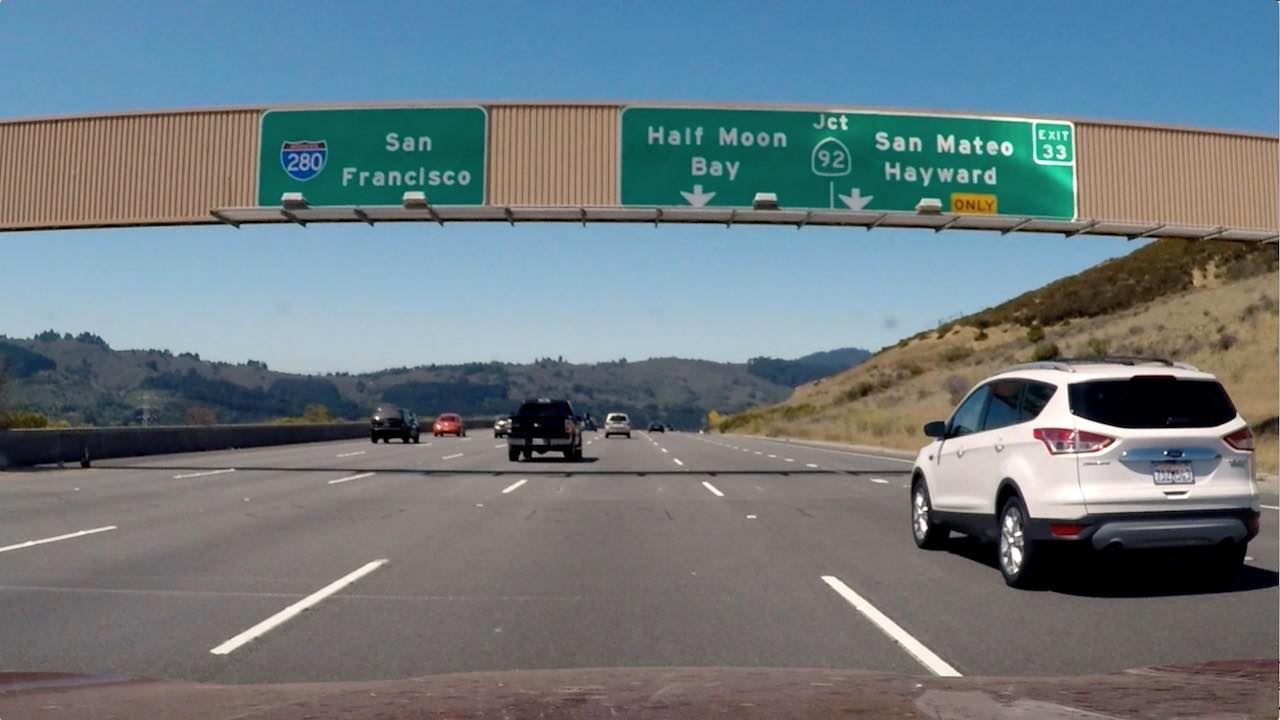
#> input picture Gradient and ColorSpaces/signs_vehicles_xygrad.png, 1280 x 720 px
$ jupyter execute apply_sobel.ipynb   (older library calls are emulated)
#> lines starting #> are read from the running program, lines starting #| are printed output that depends on the picture; after the words box and inside, x2 and y2 are one past the last pixel; in counts of white or black regions, pixels touching at a corner belong together
[cell 1]
import numpy as np
import cv2
import matplotlib.pyplot as plt
import matplotlib.image as mpimg
import pickle


# Read in an image and grayscale it
image = mpimg.imread('signs_vehicles_xygrad.png')
#> image is the input picture: shape (720, 1280, 3) float32; mean R, G, B 0.428, 0.477, 0.5

[cell 2]
# Define a function that applies Sobel x or y,
# then takes an absolute value and applies a threshold.
# Note: calling your function with orient='x', thresh_min=5, thresh_max=100
# should produce output like the example image shown above this quiz.
def abs_sobel_thresh(img, orient='x', thresh_min=0, thresh_max=255):

    # Apply the following steps to img
    # 1) Convert to grayscale
#> called with orient = 'x', thresh_min = 5, thresh_max = 100
    gray = cv2.cvtColor(img, cv2.COLOR_RGB2GRAY)
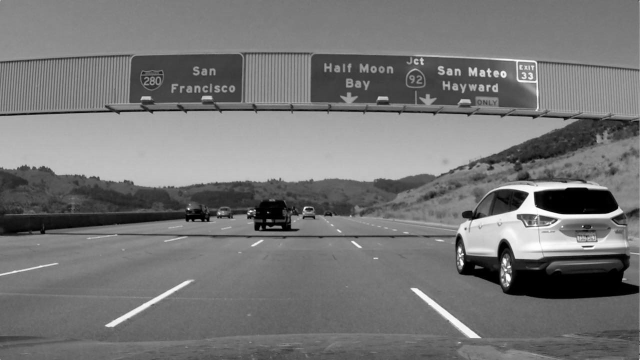
#> gray: shape (720, 1280) float32 (shown at 1/2 size); min 0, max 0.999, mean 0.465
    # 2) Take the derivative in x or y given orient = 'x' or 'y'
    sobelx = cv2.Sobel(gray, cv2.CV_64F, 1, 0)
    sobely = cv2.Sobel(gray, cv2.CV_64F, 0, 1)
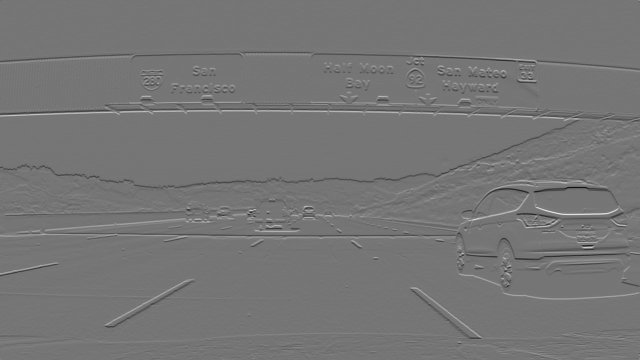
#> sobely: shape (720, 1280) float64 (shown at 1/2 size); min -3.12, max 3.62, mean -0.00103; drawn with min black and max white
    # 3) Take the absolute value of the derivative or gradient
    abs_sobelx = np.absolute(sobelx)
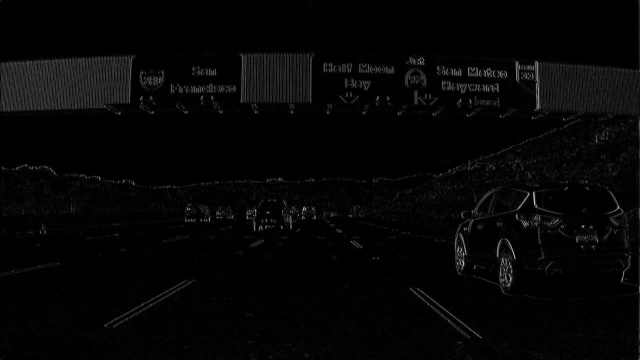
#> abs_sobelx: shape (720, 1280) float64 (shown at 1/2 size); min 0, max 3.19, mean 0.0728; drawn with min black and max white
    # 4) Scale to 8-bit (0 - 255) then convert to type = np.uint8
    scaled_sobel = np.uint8(255*abs_sobelx/np.max(abs_sobelx))
    # 5) Create a mask of 1's where the scaled gradient magnitude
            # is > thresh_min and < thresh_max
    sxbinary = np.zeros_like(scaled_sobel)
    sxbinary[(scaled_sobel >= thresh_min) & (scaled_sobel <= thresh_max)] = 1
    # 6) Return this mask as your binary_output image
    return sxbinary

[cell 3]
# Run the function
grad_binary = abs_sobel_thresh(image, orient='x', thresh_min=5, thresh_max=100)
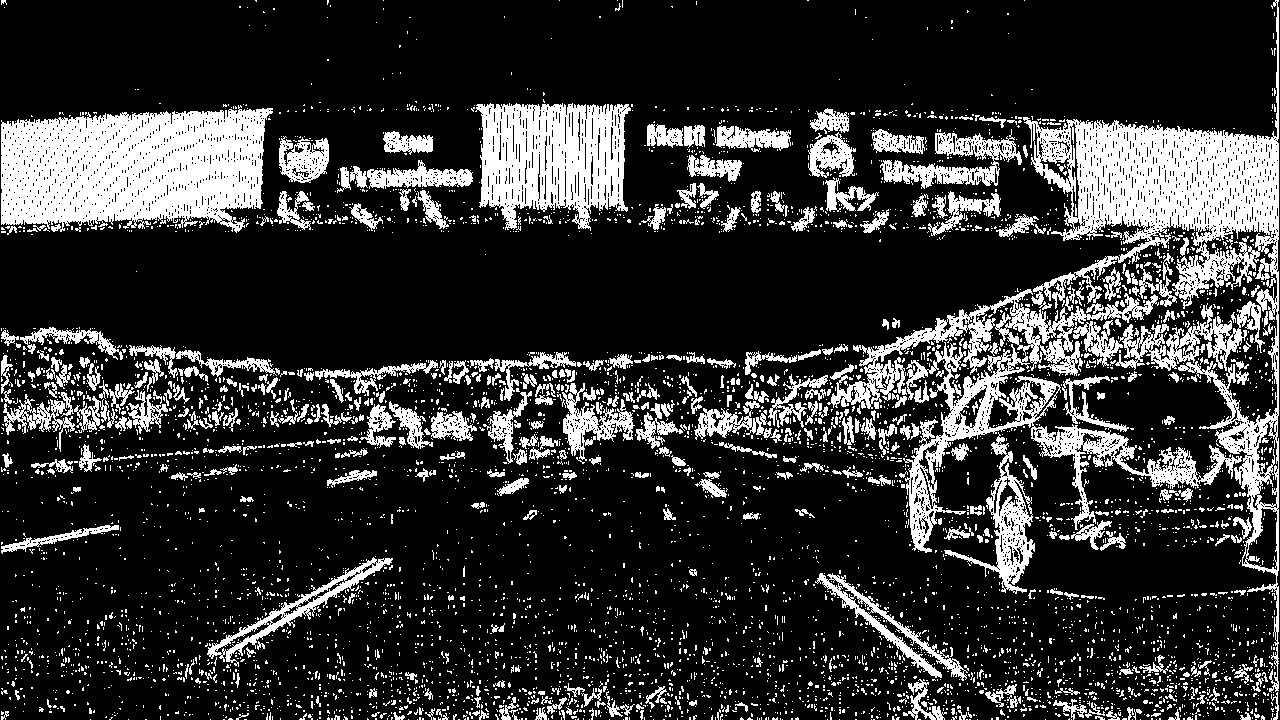
#> grad_binary: shape (720, 1280); values 0 (black) and 1 (white), 19.9% white; 5777 white regions (5299 under 20 px), largest, box (x1, y1, x2, y2) and area: (1023, 0, 1279, 693) 34451, (1, 105, 273, 233) 26410, (827, 289, 1242, 553) 19453
# Plot the result
f, (ax1, ax2) = plt.subplots(1, 2, figsize=(24, 9))
f.tight_layout()
ax1.imshow(image)
ax1.set_title('Original Image', fontsize=50)
ax2.imshow(grad_binary, cmap='gray')
ax2.set_title('Thresholded Gradient', fontsize=50)
plt.subplots_adjust(left=0., right=1, top=0.9, bottom=0.)

$ run again, with Gradient and ColorSpaces/test1.jpg saved as Gradient and ColorSpaces/signs_vehicles_xygrad.png
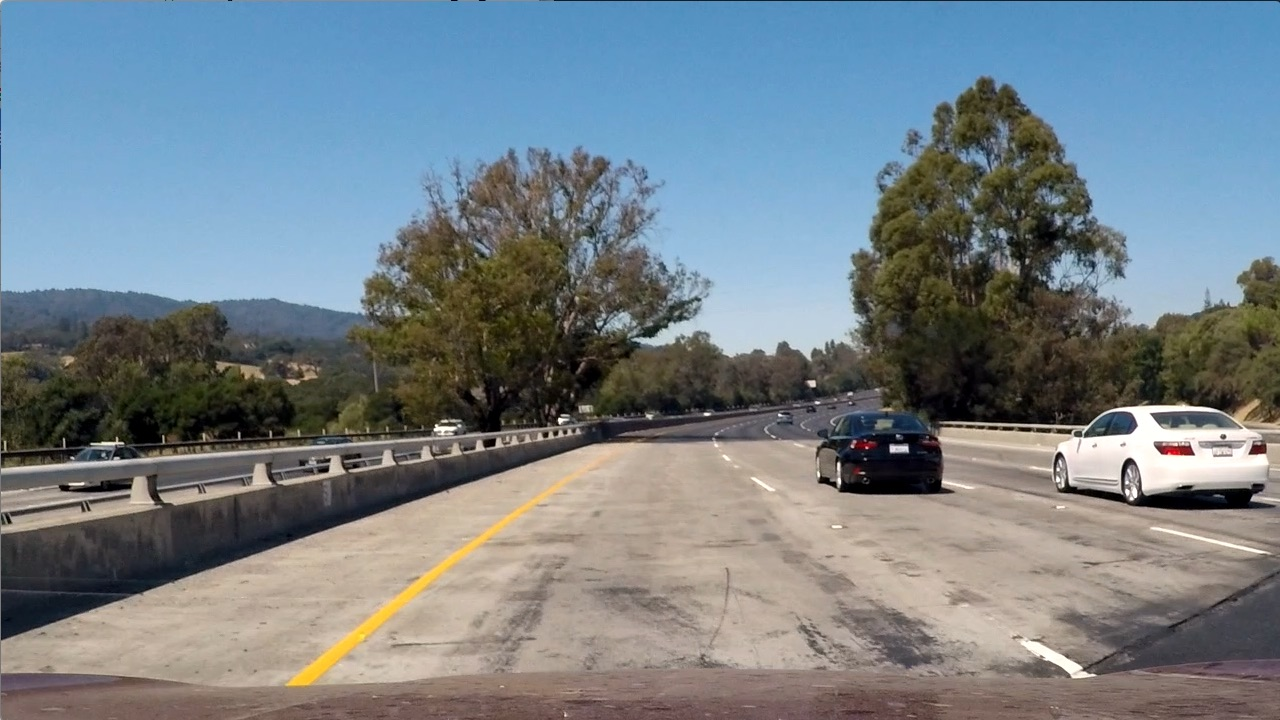
#> input picture Gradient and ColorSpaces/test1.jpg, 1280 x 720 px
#> image is the input picture: shape (720, 1280, 3) float32; mean R, G, B 0.461, 0.505, 0.532
#> in abs_sobel_thresh, `abs_sobelx = np.absolute(sobelx)`:
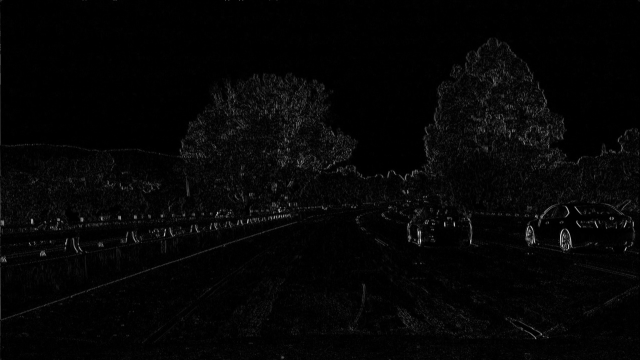
#> abs_sobelx: shape (720, 1280) float64 (shown at 1/2 size); min 0, max 3.36, mean 0.0775; drawn with min black and max white
#> `grad_binary = abs_sobel_thresh(image, orient='x', thresh_min=5, thresh..`:
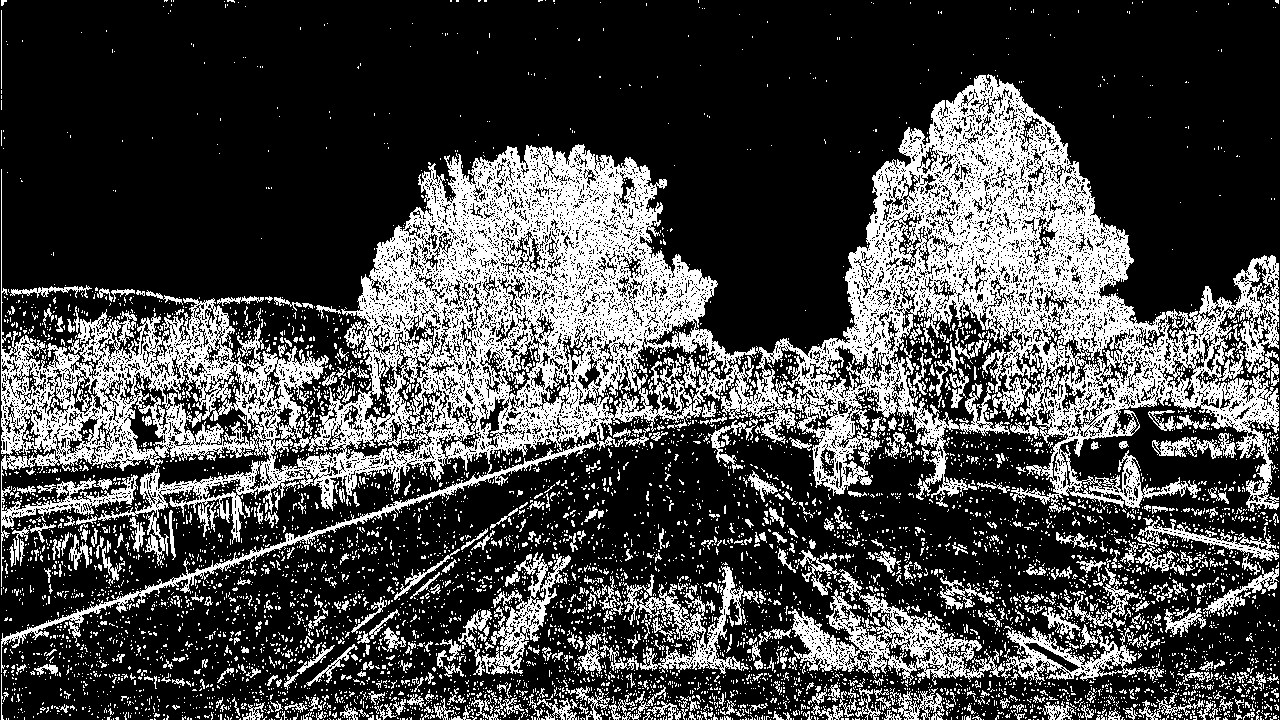
#> grad_binary: shape (720, 1280); values 0 (black) and 1 (white), 27.9% white; 6871 white regions (6315 under 20 px), largest, box (x1, y1, x2, y2) and area: (1, 74, 1279, 673) 176005, (788, 569, 1004, 685) 7080, (473, 552, 571, 676) 3063

$ run again, with Gradient and ColorSpaces/test4.jpg saved as Gradient and ColorSpaces/signs_vehicles_xygrad.png
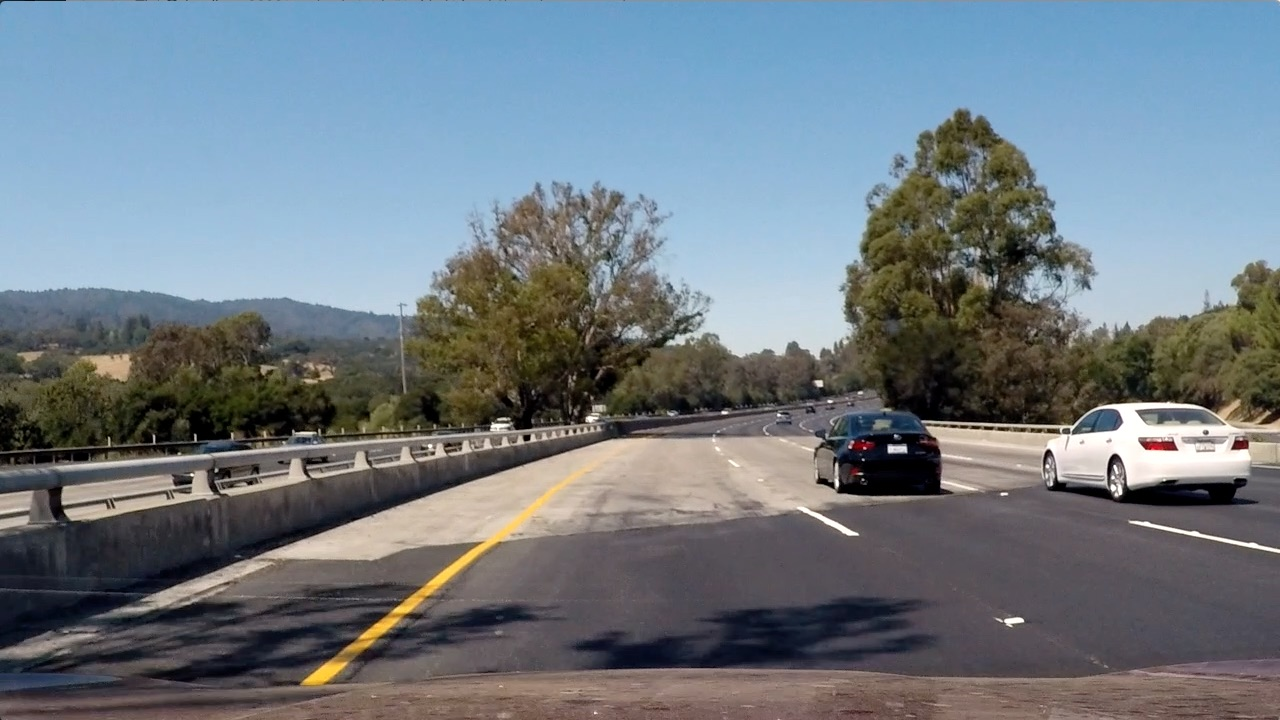
#> input picture Gradient and ColorSpaces/test4.jpg, 1280 x 720 px
#> image is the input picture: shape (720, 1280, 3) float32; mean R, G, B 0.44, 0.481, 0.513
#> in abs_sobel_thresh, `sobely = cv2.Sobel(gray, cv2.CV_64F, 0, 1)`:
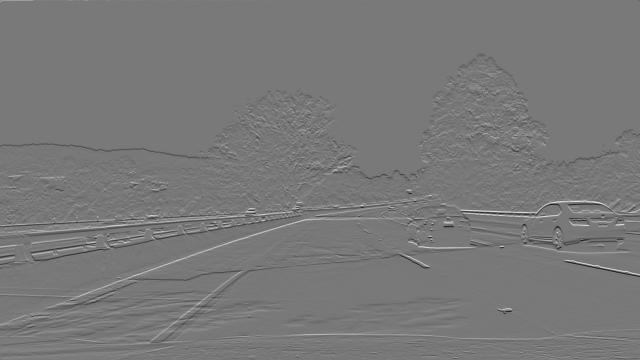
#> sobely: shape (720, 1280) float64 (shown at 1/2 size); min -3.22, max 3.56, mean -0.00174; drawn with min black and max white
#> `grad_binary = abs_sobel_thresh(image, orient='x', thresh_min=5, thresh..`:
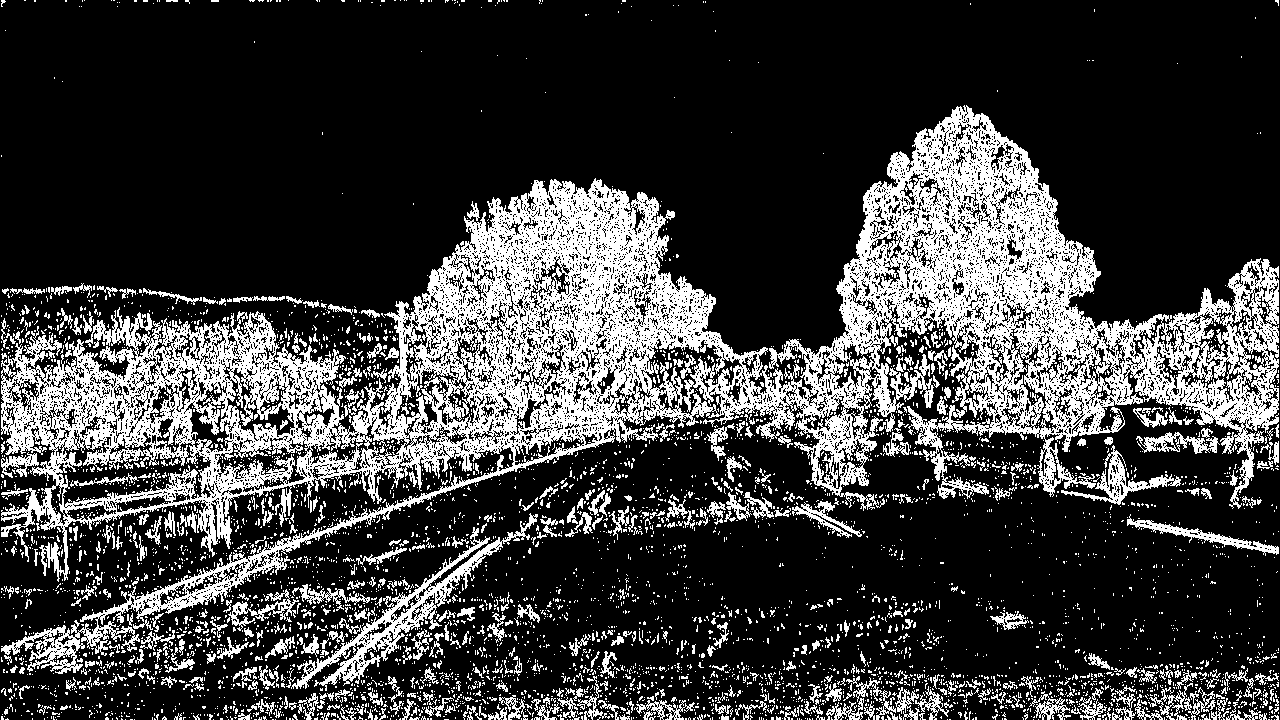
#> grad_binary: shape (720, 1280); values 0 (black) and 1 (white), 24.3% white; 5279 white regions (4815 under 20 px), largest, box (x1, y1, x2, y2) and area: (1, 105, 1279, 674) 165496, (291, 513, 538, 691) 5156, (1061, 445, 1181, 505) 1374
